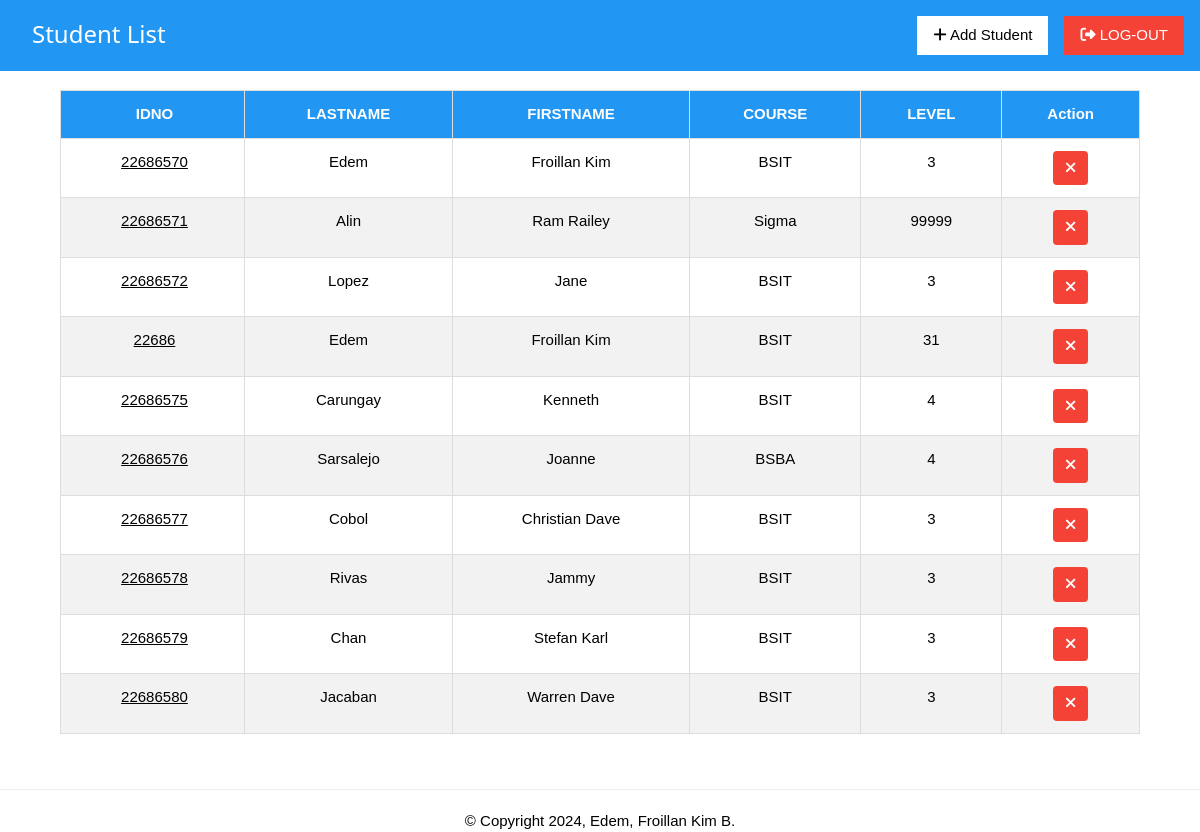
The app's page /students (signed in) with its own data.
### tables this page shows
CREATE TABLE students (
    id integer primary key autoincrement,
    idno varchar(10) unique not null,
    lastname  varchar(50) not null,
    firstname varchar(50) not null,
    course    varchar(15) not null,
    level    varchar(5) not null,
    image varchar(25) not null
);

### app.py (the view)
@app.route('/students')
def student_list():
    if 'username' in session:
        pagetitle = "Student List"
        print(f"User logged in: {session['username']}")
        return render_template('index.html', data=getall_records('students'), pagetitle=pagetitle, users=get_users())
    else:
        flash("Please log in first!", "warning")
        return redirect(url_for('login'))

### app.py (called while the page is built)
def get_users() -> object:
	return getall_records('students')

@app.after_request
def after_request(response):
    response.headers['Cache-Control'] = 'no-cache, no-store, must-revalidate'
    response.headers['Pragma'] = 'no-cache'
    response.headers['Expires'] = '0'
    return response

### dbhelper.py (called while the page is built)
def getprocess(sql:str) -> list:
	db:object = connect(database)
	cursor:object = db.cursor()
	cursor.row_factory = Row
	cursor.execute(sql)
	data:list = cursor.fetchall()
	cursor.close()
	return data

def getall_records(table:str) -> list:
	sql:str = f'SELECT * FROM `{table}`'
	return getprocess(sql)

### templates/index.html (shortened to what this page needs)
{% extends 'base.html' %}
{% block content %}
<div class='w3-container w3-blue w3-margin-bottom header'>
    <h3 class="w3-left w3-margin-left w3-margin-top">{{ pagetitle }}</h3>
    <nav class="navbar">
        <a href="/logout" class="w3-button w3-red w3-right w3-margin-top w3-margin-bottom" id="logout">
            <i class="fa fa-sign-out-alt"></i> LOG-OUT
        </a>
        <a href="javascript:void(0);" class="w3-right w3-button w3-margin-right w3-white w3-margin-top" id="add" onclick="openAddStudentModal()">
            <i class="fa fa-plus"></i> Add Student
        </a>
    </nav>
</div>
<div class="w3-row-padding" id="main_container">
    <div class="w3-full">
        <table class="w3-table-all styled-table" id="table">
            <thead>
                <tr id="tr1">
                    <th class="w3-center">IDNO</th>
                    <th class="w3-center">LASTNAME</th>
                    <th class="w3-center">FIRSTNAME</th>
                    <th class="w3-center">COURSE</th>
                    <th class="w3-center">LEVEL</th>
                    <th class="w3-center">Action</th>
                </tr>
            </thead>
            <tbody>
                {% for user in users %}
                <tr id="tr2">
                    <td class="w3-center" data-cell="IDNO:">
                        <a href="#" onclick="viewrecordstudents('{{ user['image'] }}', '{{ user['idno'] }}', '{{ user['lastname'] }}', '{{ user['firstname'] }}', '{{ user['course'] }}', '{{ user['level'] }}')">
                            {{ user["idno"] }}
                        </a>
                    </td>
                    <td class="w3-center" data-cell="LASTNAME:">{{ user["lastname"] }}</td>
                    <td class="w3-center" data-cell="FIRSTNAME:">{{ user["firstname"] }}</td>
                    <td class="w3-center" data-cell="COURSE:">{{ user["course"] }}</td>
                    <td class="w3-center" data-cell="LEVEL:">{{ user["level"] }}</td>
                    <td class="w3-center" data-cell="ACTION:">
                        <button class="w3-button w3-red delete-btn delete" onclick="openCustomAlert('{{ user['idno'] }}')">
                            <i class="fas fa-times"></i>
                        </button>
                    </td>
                </tr>
                {% endfor %}
            </tbody>
        </table>
    </div>
</div>
{% endblock %}

### templates/base.html (shortened to what this page needs)
<!DOCTYPE html>
<html>
	<head>
		<link rel='stylesheet' href="../static/css/w3.css">
		<link rel="stylesheet" href="{{ url_for('static', filename='font-awesome/css/all.min.css') }}">
	</head>
	<body>
	    <div>
	        {% block content %}
	        {% endblock %}
	    </div>
	    <hr>
	    <div class='w3-center'>
	    	&copy; Copyright 2024, Edem, Froillan Kim B.
	    </div>
	</body>
</html>

### static/css/w3.css (style rules this page uses)
html { box-sizing:border-box }
*,*:before,*:after { box-sizing:inherit }
html { -ms-text-size-adjust:100%;-webkit-text-size-adjust:100% }
body { margin:0 }
article,aside,details,figcaption,figure,footer,header,main,menu,nav,section { display:block }
a { background-color:transparent }
hr { box-sizing:content-box;height:0;overflow:visible }
button,input,select,textarea,optgroup { font:inherit;margin:0 }
button,input { overflow:visible }
button,select { text-transform:none }
button,[type=button],[type=reset],[type=submit] { -webkit-appearance:button }
html,body { font-family:Verdana,sans-serif;font-size:15px;line-height:1.5 }
html { overflow-x:hidden }
h3 { font-size:24px }
h1,h2,h3,h4,h5,h6 { font-family:"Segoe UI",Arial,sans-serif;font-weight:400;margin:10px 0 }
hr { border:0;border-top:1px solid #eee;margin:20px 0 }
a { color:inherit }
.w3-table,.w3-table-all { border-collapse:collapse;border-spacing:0;width:100%;display:table }
.w3-table-all { border:1px solid #ccc }
.w3-bordered tr,.w3-table-all tr { border-bottom:1px solid #ddd }
.w3-table-all tr:nth-child(odd) { background-color:#fff }
.w3-table-all tr:nth-child(even) { background-color:#f1f1f1 }
.w3-table td,.w3-table th,.w3-table-all td,.w3-table-all th { padding:8px 8px;display:table-cell;text-align:left;vertical-align:top }
.w3-table th:first-child,.w3-table td:first-child,.w3-table-all th:first-child,.w3-table-all td:first-child { padding-left:16px }
.w3-btn,.w3-button { border:none;display:inline-block;padding:8px 16px;vertical-align:middle;overflow:hidden;text-decoration:none;color:inherit;background-color:inherit;text-align:center;cursor:pointer;white-space:nowrap }
.w3-btn,.w3-button { -webkit-touch-callout:none;-webkit-user-select:none;-khtml-user-select:none;-moz-user-select:none;-ms-user-select:none;user-select:none }
.w3-container:after,.w3-container:before,.w3-panel:after,.w3-panel:before,.w3-row:after,.w3-row:before,.w3-row-padding:after,.w3-row-padding:before, .w3-cell-row:before,.w3-cell-row:after,.w3-clear:after,.w3-clear:before,.w3-bar:before,.w3-bar:after { content:"";display:table;clear:both }
.w3-row-padding,.w3-row-padding>.w3-half,.w3-row-padding>.w3-third,.w3-row-padding>.w3-twothird,.w3-row-padding>.w3-threequarter,.w3-row-padding>.w3-quarter,.w3-row-padding>.w3-col { padding:0 8px }
.w3-container,.w3-panel { padding:0.01em 16px }
.w3-center { text-align:center!important }
.w3-margin-top { margin-top:16px!important }
.w3-margin-bottom { margin-bottom:16px!important }
.w3-margin-left { margin-left:16px!important }
.w3-margin-right { margin-right:16px!important }
.w3-left { float:left!important }
.w3-right { float:right!important }
.w3-blue,.w3-hover-blue:hover { color:#fff!important;background-color:#2196F3!important }
.w3-red,.w3-hover-red:hover { color:#fff!important;background-color:#f44336!important }
.w3-white,.w3-hover-white:hover { color:#000!important;background-color:#fff!important }
:root { --bg-color: #1f242d; --main-color: #0ef; }
#main_container { padding: 1rem 5%; }
.header { position: fixed; top: 0; left: 0; width: 100%; background: var(--bg-color); z-index: 100; }
.styled-table { width: 100%; border-collapse: collapse; font-family: Arial, sans-serif; margin-bottom: 20px; margin-top: 5rem; }
.styled-table th, .styled-table td { padding: 12px; border: 1px solid #ddd; text-align: left; }
.styled-table th { background-color: #0074D9; color: white; font-weight: bold; }
.styled-table tr:nth-child(even) { background-color: #f2f2f2; }
.styled-table .delete-btn { background-color: #ff4d4d; color: white; padding: 6px 12px; border: none; cursor: pointer; border-radius: 4px; }
.styled-table .delete-btn i { text-align: center; }
.w3-table-all th { background-color: #2196F3; color: #ffffff; }

### records on screen
students: idno "22686570", lastname "Edem", firstname "Froillan Kim", course "BSIT", level "3"
students: idno "22686571", lastname "Alin", firstname "Ram Railey", course "Sigma", level "99999"
students: idno "22686572", lastname "Lopez", firstname "Jane", course "BSIT", level "3"
students: idno "22686", lastname "Edem", firstname "Froillan Kim", course "BSIT", level "31"
students: idno "22686575", lastname "Carungay", firstname "Kenneth", course "BSIT", level "4"
students: idno "22686576", lastname "Sarsalejo", firstname "Joanne", course "BSBA", level "4"
students: idno "22686577", lastname "Cobol", firstname "Christian Dave", course "BSIT", level "3"
students: idno "22686578", lastname "Rivas", firstname "Jammy", course "BSIT", level "3"
students: idno "22686579", lastname "Chan", firstname "Stefan Karl", course "BSIT", level "3"
students: idno "22686580", lastname "Jacaban", firstname "Warren Dave", course "BSIT", level "3"

### other values on screen
{{ pagetitle }} "Student List"
